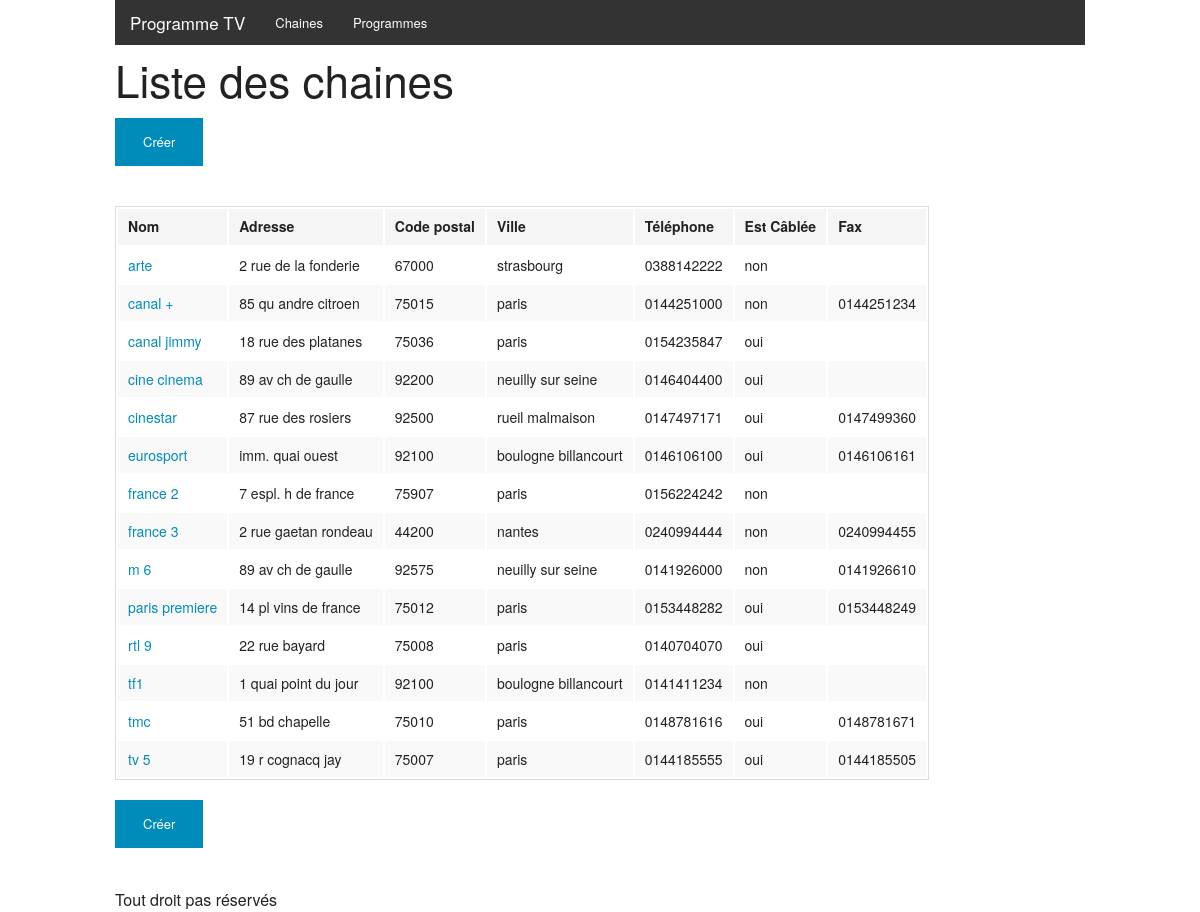
The page / on the database its author committed.
### tables this page shows
CREATE TABLE IF NOT EXISTS `chaine` (
  `chaine_id` smallint(6) NOT NULL AUTO_INCREMENT,
  `nom_chaine` varchar(20) DEFAULT NULL,
  `adresse` varchar(20) NOT NULL,
  `code_postal` char(5) NOT NULL,
  `ville` varchar(30) NOT NULL,
  `telephone` char(14) NOT NULL,
  `chaine_cablee` bit(1) NOT NULL,
  `fax` char(14) DEFAULT NULL,
  PRIMARY KEY (`chaine_id`)
);

### autoload.php (called while the page is built, shortened)
<?php
function autoload($className) {
    $className = ltrim($className, '\\');
    $fileName = $namespace = '';
    if ($lastNsPos = strripos($className, '\\')) {
        $namespace = substr($className, 0, $lastNsPos);
        $className = substr($className, $lastNsPos + 1);
        $fileName = str_replace('\\', DIRECTORY_SEPARATOR, $namespace) . DIRECTORY_SEPARATOR;
    }
    $fileName .= str_replace('_', DIRECTORY_SEPARATOR, $className) . '.php';
}

### Model/Dao/Database.php (called while the page is built, shortened)
<?php
class Database {
    private $db;
    private function getDatabase() {
        if ($this->db == null) {
            try {
                $this->db = new PDO(self::DATASOURCE . ':host=' . self::HOST . ';port=' . self::PORT . ';dbname=' . self::DATABASE, self::LOGIN, self::PASSWORD);
                $this->db->setAttribute(PDO::ATTR_ERRMODE, PDO::ERRMODE_EXCEPTION);
            } catch (Exception $e) {
                exit($e->getTraceAsString());
            }
        }
        return $this->db;
    }
    public function read($query, array $parameters = [], callable $factory=null) {
        $db = $this->getDatabase();
        $stmt = $db->prepare($query);
        $stmt->execute($parameters);
        $result = [];
        if ($factory == null) {
            while ($line = $stmt->fetch()) {
                $result[] = $line;
            }
        } else {
            while ($line = $stmt->fetch()) {
                $object = $factory();
                $object->hydrate($line);
                $result[] = $object;
            }
        }
        return $result;
    }
}

### Model/Dao/ChaineDAO.php (called while the page is built, shortened)
<?php
class ChaineDAO {
    private $factoryChaineDTO;
    public function __construct(){
        $this->factoryChaineDTO = function() {
            return new ChaineDTO();
        };
    }
    public function findAll() {
        return Database::getInstance()->read('SELECT * FROM chaine ORDER BY nom_chaine', array(), $this->factoryChaineDTO);
    }
}

### index.php (called while the page is built, shortened)
<?php
require_once 'autoload.php';
$router = new \Controller\Router();
$router->routeRequest();

### Model/Dto/Hydrator.php (called while the page is built, shortened)
<?php
trait Hydrator {
    public function hydrate($data) {
        foreach ($data as $key => $value) {
            $method = $this->getMethodName($key);
        }
    }
    private function getMethodName($name) {
        $parts = explode('_', $name);
        for ($i = 0, $c = count($parts) ; $i < $c ; $i++) {
            $parts[$i] = ucfirst($parts[$i]);
        }
        $name = implode('', $parts);
        $name = 'set' . $name;
        return $name;
    }
}

### View/View.php (called while the page is built, shortened)
<?php
class View {
    private $file;
    public function __construct($folderName, $fileName) {
        $this->file = './View/' . $folderName . '/' . $fileName . 'View.php';
    }
    private function generateFile($file, $data) {
        if (file_exists($file)) {
            if (isset($data)) {
                extract($data);
                require $file;
                return ob_get_clean();
            }
        } else {
            throw new Exception($file . ' does not exists.');
        }
    }
    public function create($data) {
        $content = $this->generateFile($this->file, $data);
        $view = $this->generateFile(__DIR__ . '/layout.php', ['content' => $content]);
        return $view;
    }
}

### Model/Dto/ChaineDTO.php (called while the page is built, shortened)
<?php
class ChaineDTO {
    private $chaineId;
    private $nomChaine;
    private $adresse;
    private $code_postal;
    private $ville;
    private $telephone;
    private $chaineCablee;
    private $fax;
    public function getChaineId() {
        return $this->chaineId;
    }
    public function setChaineId($chaineId) {
        $this->chaineId = $chaineId;
    }
    public function getNomChaine() {
        return $this->nomChaine;
    }
    public function setNomChaine($nomChaine) {
        $this->nomChaine = $nomChaine;
    }
    public function getAdresse() {
        return $this->adresse;
    }
    public function setAdresse($adresse) {
        $this->adresse = $adresse;
    }
    public function getCodePostal() {
        return $this->code_postal;
    }
    public function setCodePostal($code_postal) {
        $this->code_postal = $code_postal;
    }
    public function getVille() {
        return $this->ville;
    }
    public function setVille($ville) {
        $this->ville = $ville;
    }
    public function getTelephone() {
        return $this->telephone;
    }
    public function setTelephone($telephone) {
        $this->telephone = $telephone;
    }
    public function isChaineCablee() {
        return $this->chaineCablee;
    }
    public function setChaineCablee($chaineCablee) {
        if (is_bool($chaineCablee)) {
            $this->chaineCablee = $chaineCablee;
        } else {
            $this->chaineCablee = $chaineCablee == 1;
        }
    }
    public function getFax() {
        return $this->fax;
    }
    public function setFax($fax) {
        $this->fax = $fax;
    }
}

### View/chaine/listView.php (the view, shortened to what this page needs)
<div class="columns small-12">
    <h1>Liste des chaines</h1>
    <p>
        <a href="/chaine/create" class="button small">
            Créer
        </a>
    </p>
    <table>
        <thead>
            <tr>
                <th>Nom</th>
                <th>Adresse</th>
                <th>Code postal</th>
                <th>Ville</th>
                <th>Téléphone</th>
                <th>Est Câblée</th>
                <th>Fax</th>
            </tr>
        </thead>
        <tbody>
            <?php foreach ($chaines as $chaine):  ?>
                <tr>
                    <td>
                        <a href="/chaine/<?= $chaine->getChaineId() ?>">
                            <?= $chaine->getNomChaine() ?>
                        </a>
                    </td>
                    <td><?= $chaine->getAdresse() ?></td>
                    <td><?= $chaine->getCodePostal() ?></td>
                    <td><?= $chaine->getVille() ?></td>
                    <td><?= $chaine->getTelephone() ?></td>
                    <td><?= $chaine->isChaineCablee() ? 'oui' : 'non' ?></td>
                    <td><?= $chaine->getFax() ?></td>
                </tr>
            <?php endforeach; ?>
        </tbody>
    </table>
    <p>
        <a href="/chaine/create" class="button small">
            Créer
        </a>
    </p>
</div>

### Controller/Router.php (shortened to what this page needs)
<?php
class Router {
    private $config;
    public function __construct() {
        $this->config = [
            new RouterConfig('/chaines', 'Chaine', 'list'),
            new RouterConfig('/chaine/create', 'Chaine', 'create'),
            new RouterConfig('/chaine/update', 'Chaine', 'update', ['id']),
            new RouterConfig('/chaine/delete', 'Chaine', 'delete', ['id']),
            new RouterConfig('/chaine', 'Chaine', 'read', ['id']),
            new RouterConfig('/programmes', 'Programme', 'list'),
            new RouterConfig('/programme/create', 'Programme', 'create'),
            new RouterConfig('/programme/update', 'Programme', 'update', ['id']),
            new RouterConfig('/programme/delete', 'Programme', 'delete', ['id']),
            new RouterConfig('/programme', 'Programme', 'read', ['id']),
            new RouterConfig('/programmation/create', 'Programmation', 'create', [], ['by', 'id']),
            new RouterConfig('/programmation/delete', 'Programmation', 'delete', ['chaineId', 'programmeId', 'dateDiffusion'], ['by']),
            new RouterConfig('/', 'Chaine', 'list'),
        ];
    }
    public function routeRequest() {
        $pathInfo = !empty($_SERVER['PATH_INFO']) ? $_SERVER['PATH_INFO'] : '/';
        foreach ($this->config as $config) {
            if ($config->path === '/' && $pathInfo !== '/' && $pathInfo !== '') {
                (new ErrorController())->notFoundAction($_SERVER['PATH_INFO']);
            } else {
                $strpos = strpos($pathInfo, $config->path);
                if ($strpos === 0) {
                    $params = $this->extractParameters($pathInfo, $config);
                    $paramCount = count($params);
                    $requiredCount = count($config->required);
                    $optionalCount = count($config->optional);
                    if ($requiredCount <= $paramCount && $paramCount <= $requiredCount + $optionalCount) {
                        $parameters = $this->generateControllerParameters($paramCount, $params, $config);
                        $this->launchController($config, $parameters);
                        break;
                    } else {
                        throw new Exception('The number of argument for controller ' . $config->path . ' ' .
                            '(=> ' . $config->controller . '.' . $config->action . ') is invalid.');
                    }
                }
            }
        }
    }
    public function extractParameters($pathInfo, $config) {
        if ($pathInfo === $config->path || $pathInfo === $config->path . '/') {
            return [];
        } else {
            $params = explode('/', substr($pathInfo, strlen($config->path)));
            array_shift($params);
            return $params;
        }
    }
    public function generateControllerParameters($paramCount, $params, $config) {
        $parameters = [];
        return $parameters;
    }
    public function launchController($config, $parameters) {
        $controllerName = '\\Controller\\' . $config->controller . 'Controller';
        if (class_exists($controllerName)) {
            $controller = new $controllerName();
            $actionName = $config->action . 'Action';
            if (method_exists($controller, $actionName)) {
                $controller->$actionName($parameters);
            } else {
                throw new Exception('The method ' . $controllerName . '.' . $actionName . ' does not exists.');
            }
        } else {
            throw new Exception('The controller ' . $controllerName . ' does not exists.');
        }
    }
}
class RouterConfig {
    public function __construct($path, $controller, $action, $required = [], $optional = []) {
        $this->path = $path;
        $this->controller = $controller;
        $this->action = $action;
        $this->required = $required;
        $this->optional = $optional;
    }
}

### Controller/ChaineController.php (shortened to what this page needs)
<?php
class ChaineController {
    public function listAction() {
        $chaineDAO = new ChaineDAO();
        $chaines = $chaineDAO->findAll();
        $data = ['chaines' => $chaines];
        $view = new View('chaine', 'list');
        echo $view->create($data);
    }
}

### View/layout.php (shortened to what this page needs)
<!doctype html>
<html lang="fr">
    <head>
        <link rel="stylesheet" href="/tele/public/styles/foundation.min.css"/>
    </head>
    <body>
        <header>
            <div class="row">
                <div class="columns small-12">
                    <nav class="top-bar" data-topbar role="navigation">
                        <ul class="title-area">
                            <li class="name">
                                <h1><a href="/">Programme TV</a></h1>
                            </li>
                        </ul>
                        <section class="top-bar-section">
                            <ul class="left">
                                <?php $pathInfo = $_SERVER['PATH_INFO']; ?>
                                <?php $class = strpos($pathInfo, '/chaine') === 0 || $pathInfo === '/' ? 'class="active"' : ''; ?>
                                <li <?= $class ?>><a href="/">Chaines</a></li>
                                <?php $class = strpos($pathInfo, '/programme') === 0 ? 'class="active"' : ''; ?>
                                <li <?= $class ?>><a href="/programmes">Programmes</a></li>
                            </ul>
                        </section>
                    </nav>
                </div>
            </div>
        </header>
        <div class="row">
            <?= $content ?>
        </div>
        <footer>
            <div class="row">
                <div class="columns small-12">
                    Tout droit pas réservés
                </div>
            </div>
        </footer>
    </body>
</html>

### rows shown on the page
chaine: nom_chaine "arte", adresse "2 rue de la fonderie", code_postal "67000", ville "strasbourg", telephone "0388142222", chaine_cablee "non"
chaine: nom_chaine "canal +", adresse "85 qu andre citroen", code_postal "75015", ville "paris", telephone "0144251000", chaine_cablee "non", fax "0144251234"
chaine: nom_chaine "canal jimmy", adresse "18 rue des platanes", code_postal "75036", ville "paris", telephone "0154235847", chaine_cablee "oui"
chaine: nom_chaine "cine cinema", adresse "89 av ch de gaulle", code_postal "92200", ville "neuilly sur seine", telephone "0146404400", chaine_cablee "oui"
chaine: nom_chaine "cinestar", adresse "87 rue des rosiers", code_postal "92500", ville "rueil malmaison", telephone "0147497171", chaine_cablee "oui", fax "0147499360"
chaine: nom_chaine "eurosport", adresse "imm. quai ouest", code_postal "92100", ville "boulogne billancourt", telephone "0146106100", chaine_cablee "oui", fax "0146106161"
chaine: nom_chaine "france 2", adresse "7 espl. h de france", code_postal "75907", ville "paris", telephone "0156224242", chaine_cablee "non"
chaine: nom_chaine "france 3", adresse "2 rue gaetan rondeau", code_postal "44200", ville "nantes", telephone "0240994444", chaine_cablee "non", fax "0240994455"
chaine: nom_chaine "m 6", adresse "89 av ch de gaulle", code_postal "92575", ville "neuilly sur seine", telephone "0141926000", chaine_cablee "non", fax "0141926610"
chaine: nom_chaine "paris premiere", adresse "14 pl vins de france", code_postal "75012", ville "paris", telephone "0153448282", chaine_cablee "oui", fax "0153448249"
chaine: nom_chaine "rtl 9", adresse "22 rue bayard", code_postal "75008", ville "paris", telephone "0140704070", chaine_cablee "oui"
chaine: nom_chaine "tf1", adresse "1 quai point du jour", code_postal "92100", ville "boulogne billancourt", telephone "0141411234", chaine_cablee "non"
chaine: nom_chaine "tmc", adresse "51 bd chapelle", code_postal "75010", ville "paris", telephone "0148781616", chaine_cablee "oui", fax "0148781671"
chaine: nom_chaine "tv 5", adresse "19 r cognacq jay", code_postal "75007", ville "paris", telephone "0144185555", chaine_cablee "oui", fax "0144185505"
